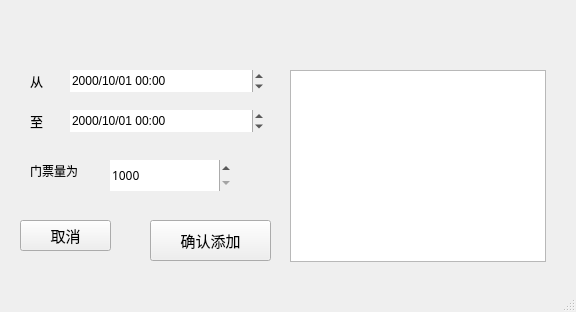
<?xml version="1.0" encoding="UTF-8"?>
<ui version="4.0">
 <class>timelim</class>
 <widget class="QMainWindow" name="timelim">
  <property name="geometry">
   <rect>
    <x>0</x>
    <y>0</y>
    <width>576</width>
    <height>312</height>
   </rect>
  </property>
  <property name="windowTitle">
   <string>MainWindow</string>
  </property>
  <widget class="QWidget" name="centralwidget">
   <widget class="QLabel" name="label_3">
    <property name="geometry">
     <rect>
      <x>30</x>
      <y>160</y>
      <width>72</width>
      <height>21</height>
     </rect>
    </property>
    <property name="font">
     <font>
      <family>微软雅黑</family>
      <pointsize>9</pointsize>
     </font>
    </property>
    <property name="text">
     <string>门票量为</string>
    </property>
   </widget>
   <widget class="QLabel" name="label_4">
    <property name="geometry">
     <rect>
      <x>30</x>
      <y>70</y>
      <width>31</width>
      <height>21</height>
     </rect>
    </property>
    <property name="font">
     <font>
      <family>微软雅黑</family>
      <pointsize>10</pointsize>
     </font>
    </property>
    <property name="text">
     <string>从</string>
    </property>
   </widget>
   <widget class="QLabel" name="label_5">
    <property name="geometry">
     <rect>
      <x>30</x>
      <y>110</y>
      <width>72</width>
      <height>21</height>
     </rect>
    </property>
    <property name="font">
     <font>
      <family>微软雅黑</family>
      <pointsize>10</pointsize>
     </font>
    </property>
    <property name="text">
     <string>至</string>
    </property>
   </widget>
   <widget class="QPushButton" name="addtimelim">
    <property name="geometry">
     <rect>
      <x>150</x>
      <y>220</y>
      <width>121</width>
      <height>41</height>
     </rect>
    </property>
    <property name="font">
     <font>
      <family>微软雅黑</family>
      <pointsize>11</pointsize>
     </font>
    </property>
    <property name="text">
     <string>确认添加</string>
    </property>
   </widget>
   <widget class="QSpinBox" name="ticketnum">
    <property name="geometry">
     <rect>
      <x>110</x>
      <y>160</y>
      <width>121</width>
      <height>31</height>
     </rect>
    </property>
    <property name="font">
     <font>
      <family>微软雅黑</family>
     </font>
    </property>
    <property name="frame">
     <bool>false</bool>
    </property>
    <property name="minimum">
     <number>1000</number>
    </property>
    <property name="maximum">
     <number>999999</number>
    </property>
    <property name="singleStep">
     <number>100</number>
    </property>
    <property name="value">
     <number>1000</number>
    </property>
    <property name="displayIntegerBase">
     <number>10</number>
    </property>
   </widget>
   <widget class="QPushButton" name="cancel">
    <property name="geometry">
     <rect>
      <x>20</x>
      <y>220</y>
      <width>91</width>
      <height>31</height>
     </rect>
    </property>
    <property name="font">
     <font>
      <family>微软雅黑</family>
      <pointsize>11</pointsize>
     </font>
    </property>
    <property name="text">
     <string>取消</string>
    </property>
   </widget>
   <widget class="QDateTimeEdit" name="begin">
    <property name="geometry">
     <rect>
      <x>70</x>
      <y>70</y>
      <width>194</width>
      <height>22</height>
     </rect>
    </property>
    <property name="frame">
     <bool>false</bool>
    </property>
    <property name="displayFormat">
     <string>yyyy/Mm/dd HH:mm</string>
    </property>
   </widget>
   <widget class="QDateTimeEdit" name="end">
    <property name="geometry">
     <rect>
      <x>70</x>
      <y>110</y>
      <width>194</width>
      <height>22</height>
     </rect>
    </property>
    <property name="frame">
     <bool>false</bool>
    </property>
    <property name="displayFormat">
     <string>yyyy/Mm/dd HH:mm</string>
    </property>
   </widget>
   <widget class="QListView" name="listView">
    <property name="geometry">
     <rect>
      <x>290</x>
      <y>70</y>
      <width>256</width>
      <height>192</height>
     </rect>
    </property>
   </widget>
  </widget>
  <widget class="QStatusBar" name="statusbar"/>
 </widget>
 <resources/>
 <connections/>
</ui>
